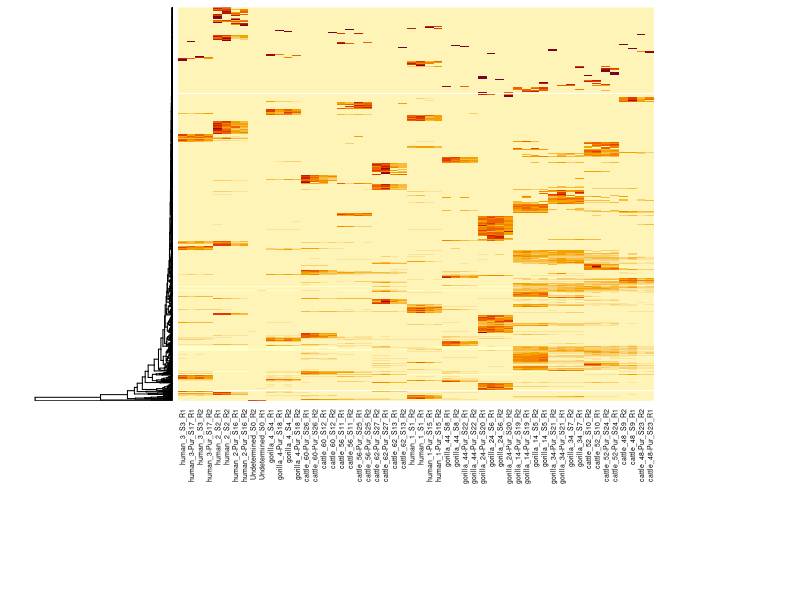
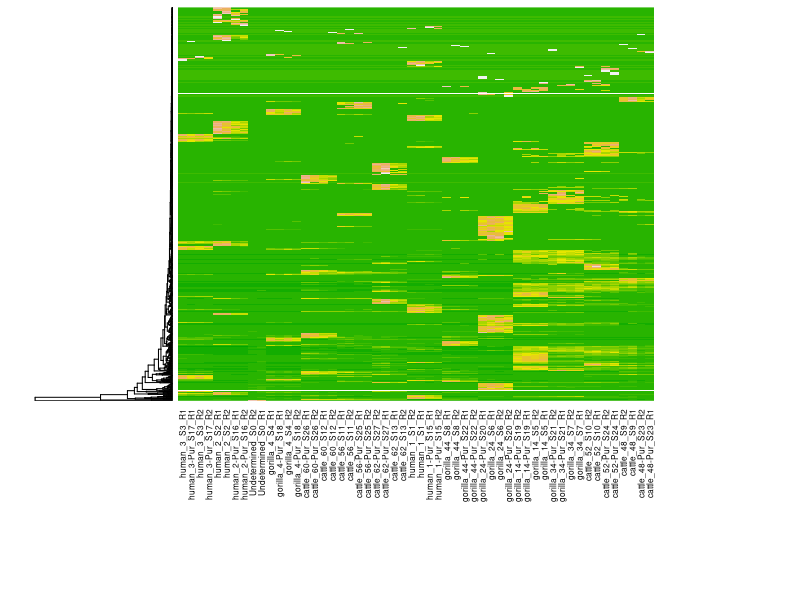

Source code (R) for these figures, in order: (Note: this script raises an error after producing the figures.)
require(graphics); require(grDevices)

#setwd("C:/Users/David Hayman/Dropbox/marsden/ORION__sample_results")

data<-read.csv("06032015_run_mfp_scan_v5.csv",header=T,row.names=1)
colnames(data) <- c(#"UniqueID",
  "human_3_S3_R1",
  "human_3-Pur_S17_R1",
  "human_3_S3_R2",
  "human_3-Pur_S17_R2",
  "human_2_S2_R1",
  "human_2_S2_R2",
  "human_2-Pur_S16_R1",
  "human_2-Pur_S16_R2",
  "Undetermined_S0_R2",
  "Undetermined_S0_R1",
  "gorilla_4_S4_R1",
  "gorilla_4-Pur_S18_R1",
  "gorilla_4_S4_R2",
  "gorilla_4-Pur_S18_R2",
  "cattle_60-Pur_S26_R1",
  "cattle_60-Pur_S26_R2",
  "cattle_60_S12_R1",
  "cattle_60_S12_R2",
  "cattle_56_S11_R1",
  "cattle_56_S11_R2",
  "cattle_56-Pur_S25_R1",
  "cattle_56-Pur_S25_R2",
  "cattle_62-Pur_S27_R2",
  "cattle_62-Pur_S27_R1",
  "cattle_62_S13_R1",
  "cattle_62_S13_R2",
  "human_1_S1_R2",
  "human_1_S1_R1",
  "human_1-Pur_S15_R1",
  "human_1-Pur_S15_R2",
  "gorilla_44_S8_R1",
  "gorilla_44_S8_R2",
  "gorilla_44-Pur_S22_R1",
  "gorilla_44-Pur_S22_R2",
  "gorilla_24-Pur_S20_R1",
  "gorilla_24_S6_R1",
  "gorilla_24_S6_R2",
  "gorilla_24-Pur_S20_R2",
  "gorilla_14-Pur_S19_R2",
  "gorilla_14-Pur_S19_R1",
  "gorilla_14_S5_R2",
  "gorilla_14_S5_R1",
  "gorilla_34-Pur_S21_R2",
  "gorilla_34-Pur_S21_R1",
  "gorilla_34_S7_R2",
  "gorilla_34_S7_R1",
  "cattle_52_S10_R2",
  "cattle_52_S10_R1",
  "cattle_52-Pur_S24_R2",
  "cattle_52-Pur_S24_R1",
  "cattle_48_S9_R2",
  "cattle_48_S9_R1",	
  "cattle_48-Pur_S23_R2",	
  "cattle_48-Pur_S23_R1",
  "Ctl_S14_R1",
  "Ctl_S14_R2",
  "Ctl-Pur_S28_R1",
  "Ctl-Pur_S28_R2")

# 
# data<-data.matrix(data)
# heatmap(data)
# heatmap(data,na.rm=T)

# data<-read.csv("marsden_test.csv",header=T,row.names=1)
# data<-read.csv("marsden_test_1.csv",header=T,row.names=1)
# data<-read.csv("marsden_test_2.csv",header=T,row.names=1)
# data<-read.csv("marsden_test_3.csv",header=T,row.names=1)
data<-data.matrix(data)
# heatmap(data)
# heatmap(data,na.rm=T)

## to remove the contamination
df1<-data[!(rowSums(data[,55:58])>0),]

# df2 <- cbind(data[,1]-data[,10],
#              data[,2]-data[,10],
#              data[,3]-data[,10],
#              data[,4]-data[,10],
#              data[,5]-data[,10],
#              data[,6]-data[,10],
#              data[,7]-data[,10],
#              data[,8]-data[,10],
#              data[,9]-data[,10],
#              data[,10]-data[,10])
# df2 <- cbind(data[,1]-data[,4],
#              data[,2]-data[,4],
#              data[,3]-data[,4],
#              data[,4]-data[,4])

# df2 <- cbind(data[,1]-data[,14],
#              data[,2]-data[,14],
#              data[,3]-data[,14],
#              data[,4]-data[,14],
#              data[,5]-data[,14],
#              data[,6]-data[,14],
#              data[,7]-data[,14],
#              data[,8]-data[,14],
#              data[,9]-data[,14],
#              data[,10]-data[,14],
#              data[,11]-data[,14],
#              data[,12]-data[,14],
#              data[,13]-data[,14],
#              data[,14]-data[,14])
# 
# df2[df2<0] <- 0
# 
# 
# colnames(df2)<-colnames(data)
# 
# #heatmap(df2)
# 
# df2[df2 == 0] <- NA
# 
# df2 <- df2[,colSums(is.na(df2))<nrow(df2)]
# df2 <- df2[!rowSums(is.na(df2)) == ncol(df2),]
# 
# df2[is.na(df2)] <- 0
# #df2<-df2[,1:13]
# summary(df2)
# 
# # df2<-data.matrix(df2)
# 
# # heatmap(df2)
# 
# test<-df2[ order(-df2[,1]), ]
# test<-test[-c(1),]
# # heatmap(test)
# # heatmap(test,Colv=NA,labRow="")
# 
# # heatmap(test,Colv=NA,
# #         labRow="",#revC=T,
# #         margins=c(8,7),
# #         ColSideColors = c(rep("lightblue",3),
# #                            rep("blue",5),
# #                            rep("darkblue",5)),
# #         cexCol=1.8)
# ## # 19695 # hits

test<-df1[,1:54]
heatmap(test,Colv=NA,labRow=NA,margins=c(12,7),cexCol=0.5)

heatmap(test,Colv=NA,
        labRow=NA,col=terrain.colors(20, alpha = 1),
        margins=c(12,7),
#         ColSideColors = c(rep("lightgrey",3),
#                           rep("grey",5),
#                           rep("darkgrey",5)),
        cexCol=0.6)

res<-rownames(test)
 # write.csv(res,"res.csv")

virusresults<-test[grep("virus",res),] # returns those with 'virus' in

# virusresults<-test[c(300, # rift valley fever virus - 1 gorilla (4), 3 cattle (1:3) 
# 1016, # picobirnavirus 1 cow (2) # novel - see map : http://www.hindawi.com/journals/bmri/2014/780752/
# 1021, # Dromedary picobirnavirus 1 cow (2)
# 1069#, # Lassa virus 1 human (2)
# # 1147 # Hyposoter fugitivus ichnovirus
# ) ,]
##
# rownames(virusresults)<-c("RVFV",#"RVF virus",
#                           "PV",#"Picobirnavirus",
#                           "PV(D)",#"Picobirnavirus (D)",
#                           "LFV")#'Lassa virus')#,
#                           #"Ichnovirus (Hyposoter fugitivus)")

virusres<-as.data.frame(virusresults)
virusres$virus<-rownames(virusres)

virusres<-virusres[-c(1,6),]
  
library(ggplot2)
library(plyr)
library(reshape2)

vres<-melt(virusres)

p <- qplot(x=virus, y=value, fill=variable,
                       data=vres, geom="bar", stat="identity",
                       position="dodge",ylab="reads")

p+theme(text = element_text(size=20),
        axis.text.x = element_text(angle=90, vjust=1,colour="grey20")) 


p <- qplot(x=virus, y=value, fill=variable,
           data=vres, geom="bar", stat="identity",
           position="stack",ylab="reads")

p+theme(text = element_text(size=20),
        axis.text.x = element_text(angle=90, vjust=1,colour="grey20")) 


virusres[virusres == 0]<-NA
virusres <- virusres[,colSums(is.na(virusres))<nrow(virusres)]
virusres
vres<-melt(virusres)

p <- qplot(x=virus, y=value, fill=variable,
           data=vres, geom="bar", stat="identity",
           position="dodge",ylab="reads")

p+theme(text = element_text(size=20),
        axis.text.x = element_text(angle=90, vjust=1,colour="grey20"))+
  scale_fill_hue(c=90, l=55)+ scale_fill_brewer(palette="Set1")

p <- qplot(x=virus, y=value, fill=variable,
           data=vres, geom="bar", stat="identity",
           position="stack",ylab="reads")

# cbPalette <- c("#999999", "#56B4E9", "#0072B2", "#D55E00", "#CC79A7")

p+theme(text = element_text(size=20),
        axis.text.x = element_text(angle=90, vjust=1,colour="grey20"))+
  scale_fill_hue(c=90, l=55)+ scale_fill_brewer(palette="Set1")


##

names(vres)<-c("virus","host","value")

p <- qplot(x=virus, y=value, fill=host,
           data=vres, geom="bar", stat="identity",
           position="dodge",ylab="reads")
p+ theme(text = element_text(size=20),
         axis.title.x=element_blank(),
      axis.text.x = element_text(angle=90, vjust=1,colour="grey20"))+
  scale_fill_hue(c=90, l=55)+ scale_fill_brewer(palette="Set1")


colnames = c( "human_3",
              "human_2",
              "gorilla_4",
              "cattle_60",
              "cattle_56",
              "cattle_62",
              "human_1",
              "gorilla_44",
              "gorilla_24",
              "gorilla_14",
              "gorilla_34",
              "cattle_52",
              "cattle_48")

# calculate the means
means = lapply(colnames, function(name) { apply(vr[,grep(name, colnames(vr))], 1, mean) })

# build the result
result = do.call(cbind, means)
result = as.data.frame(t(result))
rownames(result) = colnames

### KEEP TO REMOVE HAs IF NEEDED
result[result == 0]<-NA
result <- result[rowSums(is.na(result))<ncol(result),]
result

colnames(result)<-c("Microvirus","Picobirnavirus",
                    "D - picobirnavirus","Hepatitis C virus",
                    "Lassa virus","Hyposoter fugitivus ichnovirus")
result<-result[,2:5]

vs_r<-melt(t(result))
colnames(vs_r)<-c("virus","host","reads")


p <- qplot(x=virus, y=reads, fill=host,
           data=vs_r, geom="bar", stat="identity",
           position="dodge",ylab="reads")

p+theme(text = element_text(size=20),
        axis.text.x = element_text(angle=90, vjust=1,colour="grey20"))+
  scale_fill_hue(c=90, l=55)+ scale_fill_brewer(palette="Set1")


p <- qplot(x=virus, y=reads, fill=host,
           data=vs_r, geom="bar", stat="identity",
           position="stack",ylab="reads",asp=1)

p+theme(text = element_text(size=20),
        axis.text.x = element_text(angle=90, vjust=1,colour="grey20"))+
  scale_fill_hue(c=90, l=55)+ scale_fill_brewer(palette="Set1")


  ggplot(data=vs_r, aes(x=host,y=reads, fill=host)) + 
    geom_bar(position='dodge',stat="identity")+
    facet_wrap( ~virus , nrow=1)+
   theme(#axis.title.x=element_blank(),
     axis.text.x = element_text(angle = 90,colour = "grey10"),
     text = element_text(size=20))

# vres[order(vres$virus),] 
# 
# ##################
# 
# library(gplots)
# heatmap.2(test,dendrogram="row",labRow=NA,
#          col=heat.colors(20),  cexCol=1,
#          scale="col")
# 
# heatmap.2(test,dendrogram="row",
#           # col=heat.colors(120),
#           cexCol=1,scale="row",labRow=NA,
#           density.info="none")
# 
# heatmap.2(test,dendrogram="row", #col=redgreen(75),
#           scale="row", key=T, keysize=1.5,
#           density.info="none", trace="none",cexCol=0.9, labRow=NA)
# 
# heatmap(test,Colv=NA,
#         labRow="",
#         margins=c(8,7),
#         ColSideColors = c(rep("#80FFFFFF",3),
#                           rep("lightgreen",5),
#                           rep("#FF80FFFF",5)),
#         cexCol=2,
#         col=cm.colors(20))
